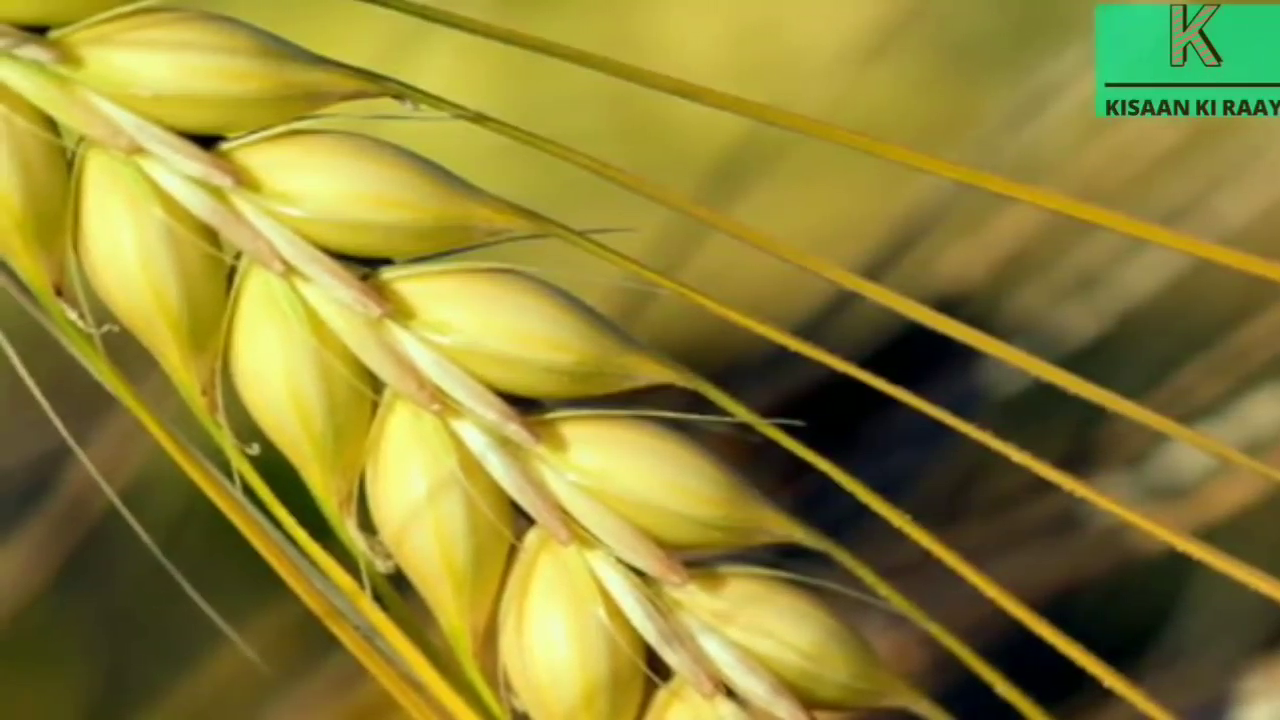
#> input picture frame 88 of wheat3.mp4, 1280 x 720 px, given in place of Input.mp4, which was not available
$ jupyter execute WheatHaarModel.ipynb
#> lines starting #> are read from the running program, lines starting #| are printed output that depends on the picture; after the words box and inside, x2 and y2 are one past the last pixel; in counts of white or black regions, pixels touching at a corner belong together; pictures that were not available may be replaced by others from this repository, and a replacement may not be noted
[cell 1]
import  cv2
import imutils
import numpy as np
import datetime

[cell 2]
wheat_cascade = cv2.CascadeClassifier('C:/Users/aakashx/Documents/CV Project/wheat/cascade.xml')
camera=cv2.VideoCapture('C:/Users/aakashx/Documents/CV Project/wheat/Input.mp4')

[cell 3]
firstFrame =None
wheat_exist = False
while True:
    (grabbed, frame)=camera.read()
#> frame is the input picture: shape (720, 1280, 3); mean B, G, R 52.2, 131.7, 142

    if not grabbed:
        break
    frame = imutils.resize(frame , width=500)
#> frame: shape (281, 500, 3)
    gray = cv2.cvtColor(frame, cv2.COLOR_BGR2GRAY)
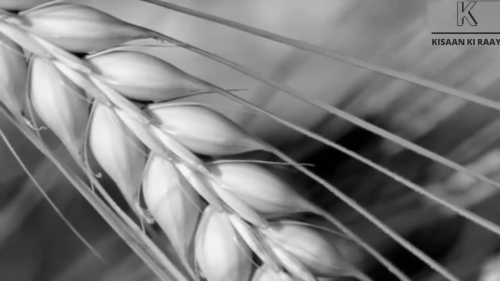
#> gray: shape (281, 500); min 0, max 246, mean 125.7
    gray = cv2.GaussianBlur(gray, (21,21) , 0)
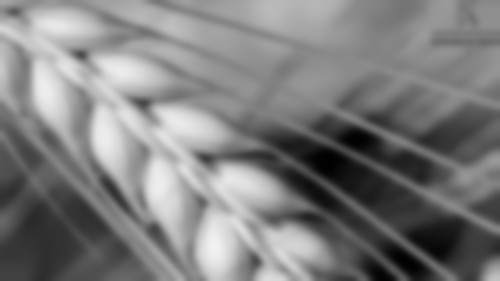
#> gray: shape (281, 500); min 1, max 241, mean 125.7
    wheat =wheat_cascade.detectMultiScale(gray,1.3,5,minSize=(100,100))
#> wheat = [[19, 64, 136, 136], [331, 51, 149, 149], [77, 64, 167, 167]]

    if len(wheat) >0:
        wheat_exist = True
    for (x,y,w,h) in wheat :
        frame =cv2.rectangle(frame,(x,y),(x+w , y+h),(255,0,0),2)
        roi_gray =gray[y:y+h, x:x+w]
        roi_color =frame[y:y+h, x:x+w]
#> this loop made 3 passes
#> pass 1, `frame =cv2.rectangle(frame,(x,y),(x+w , y+h),(255,0,0),2)`:
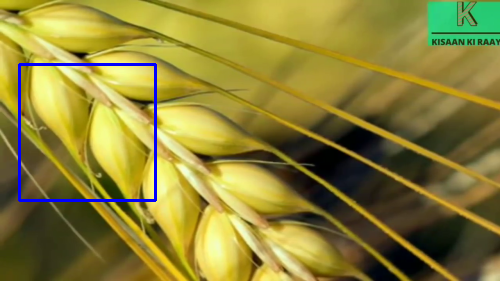
#> frame: shape (281, 500, 3); mean B, G, R 54.4, 129.9, 140.1
#> pass 1, `roi_gray =gray[y:y+h, x:x+w]`:
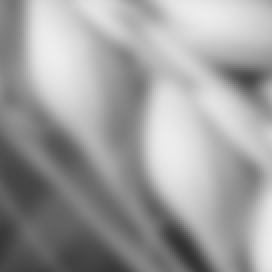
#> roi_gray: shape (136, 136) (shown 2 times larger); min 50, max 237, mean 158.9
#> pass 1, `roi_color =frame[y:y+h, x:x+w]`:
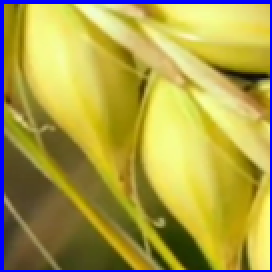
#> roi_color: shape (136, 136, 3) (shown 2 times larger); mean B, G, R 71.5, 160.3, 172.2
#> pass 2, `frame =cv2.rectangle(frame,(x,y),(x+w , y+h),(255,0,0),2)`:
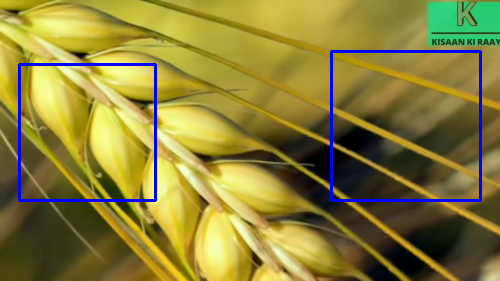
#> frame: shape (281, 500, 3); 1.27% of pixels changed, all inside (x1, y1, x2, y2) = (330, 50, 482, 202)
#> after the loop:
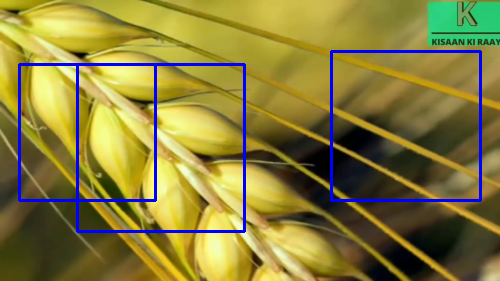
#> frame: shape (281, 500, 3); 1.25% of pixels changed, all inside (x1, y1, x2, y2) = (76, 63, 246, 233)
    if firstFrame is None:
        firstFrame = gray
        continue

    cv2.putText(frame, datetime.datetime.now().strftime("%A %d %B %Y %T %M %S %p"),
               (10,frame.shape[0] - 10),cv2.FONT_HERSHEY_SIMPLEX, 0.35,(0,0,255),1)
    cv2.imshow("security Feed",frame)
    key = cv2.waitKey(1) & 0xFF

if wheat_exist:
    print("Wheat Detected")
else:
    print("Wheat not detected")
camera.release()
cv2.destroyAllWindows()

$ run again, starting later in the video
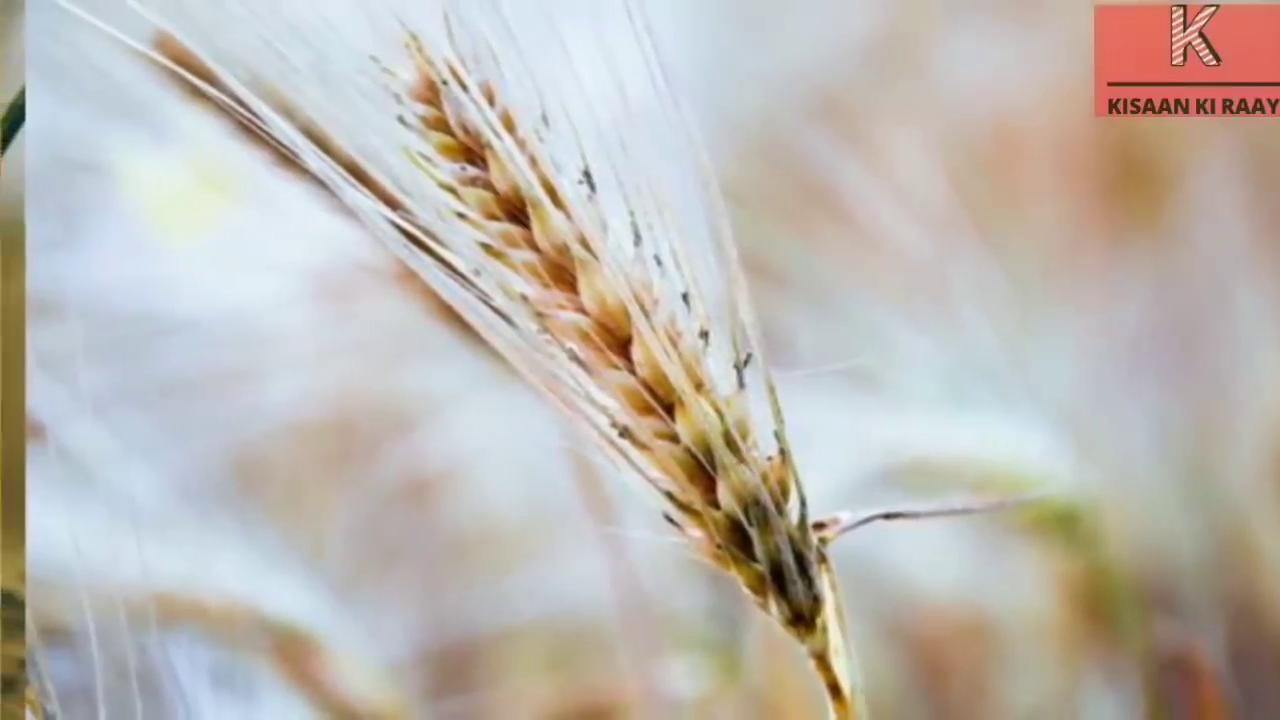
#> input picture frame 400 of wheat3.mp4, 1280 x 720 px, given in place of Input.mp4, which was not available
#> frame is the input picture: shape (720, 1280, 3); mean B, G, R 177.6, 184.2, 189.9
#> `gray = cv2.GaussianBlur(gray, (21,21) , 0)`:
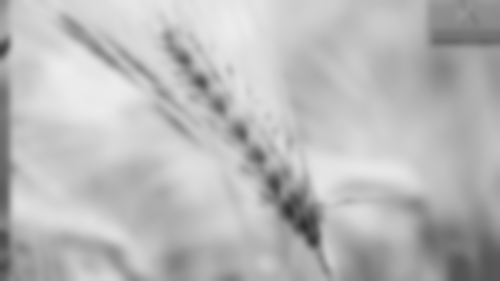
#> gray: shape (281, 500); min 48, max 237, mean 185.1
#> wheat = [[299, 118, 138, 138]]
#> the loop `for (x,y,w,h) in wheat :` made 1 pass
#> pass 1, `roi_color =frame[y:y+h, x:x+w]`:
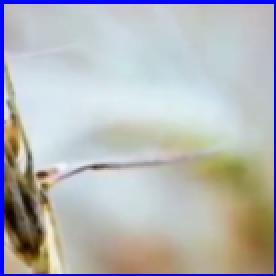
#> roi_color: shape (138, 138, 3) (shown 2 times larger); mean B, G, R 184.3, 182.2, 180.6

$ run again, starting later in the video
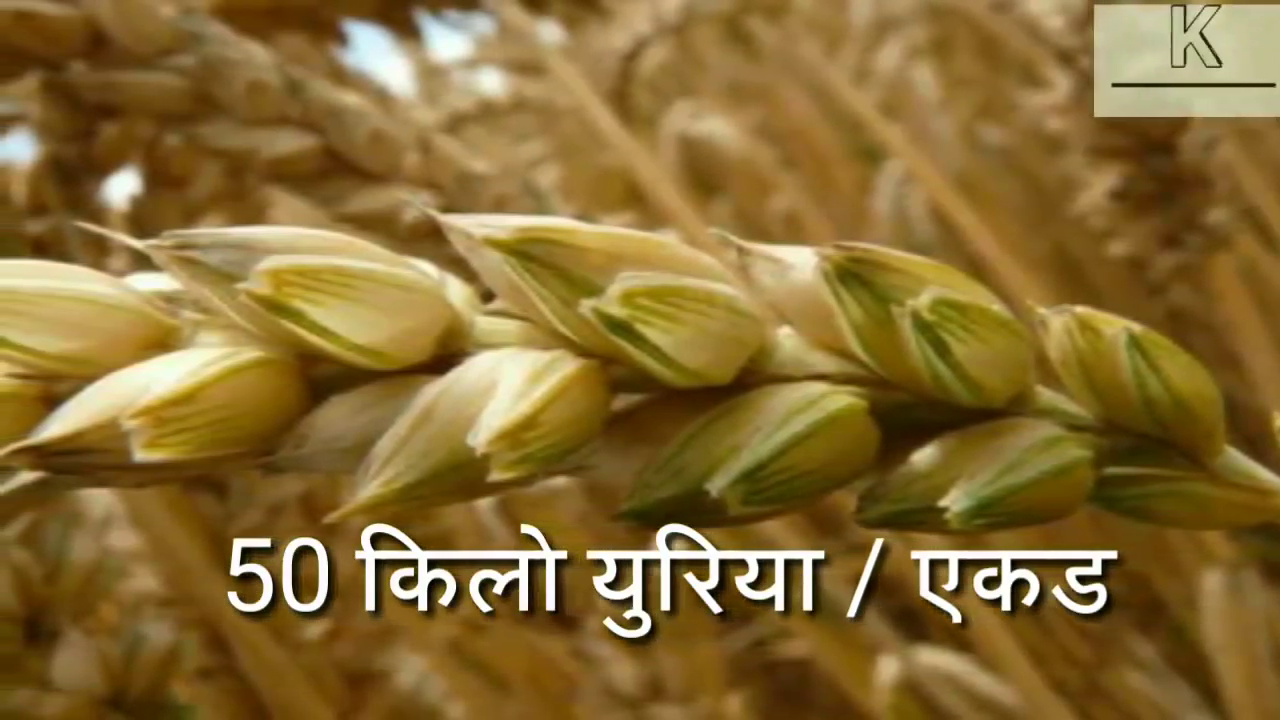
#> input picture frame 711 of wheat3.mp4, 1280 x 720 px, given in place of Input.mp4, which was not available
#> frame is the input picture: shape (720, 1280, 3); mean B, G, R 51.8, 108, 135.7
#> wheat = [[202, 68, 166, 166], [12, 114, 145, 145]]
#> the loop `for (x,y,w,h) in wheat :` made 2 passes
#> pass 1, `roi_color =frame[y:y+h, x:x+w]`:
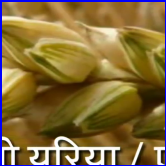
#> roi_color: shape (166, 166, 3); mean B, G, R 57.2, 107.1, 130.8
#> pass 2, `frame =cv2.rectangle(frame,(x,y),(x+w , y+h),(255,0,0),2)`:
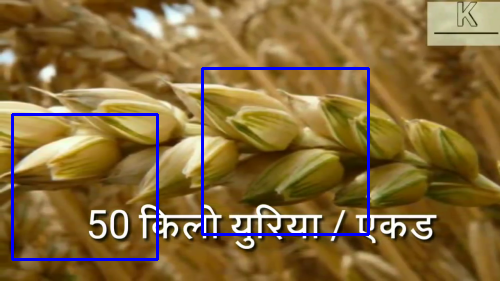
#> frame: shape (281, 500, 3); mean B, G, R 57, 105, 132
